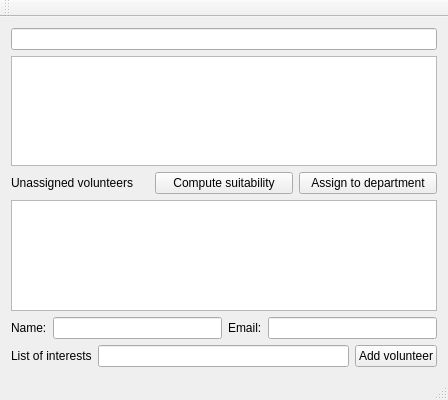
<?xml version="1.0" encoding="UTF-8"?>
<ui version="4.0">
 <class>VolunteeringAppClass</class>
 <widget class="QMainWindow" name="VolunteeringAppClass">
  <property name="geometry">
   <rect>
    <x>0</x>
    <y>0</y>
    <width>448</width>
    <height>400</height>
   </rect>
  </property>
  <property name="windowTitle">
   <string>VolunteeringApp</string>
  </property>
  <widget class="QWidget" name="centralWidget">
   <layout class="QVBoxLayout" name="verticalLayout">
    <item>
     <widget class="QLineEdit" name="descriptionlineEdit"/>
    </item>
    <item>
     <widget class="QListWidget" name="volunteerslistWidget"/>
    </item>
    <item>
     <layout class="QHBoxLayout" name="horizontalLayout_3">
      <item>
       <widget class="QLabel" name="label">
        <property name="text">
         <string>Unassigned volunteers</string>
        </property>
       </widget>
      </item>
      <item>
       <widget class="QPushButton" name="suitabilitypushButton">
        <property name="text">
         <string>Compute suitability</string>
        </property>
       </widget>
      </item>
      <item>
       <widget class="QPushButton" name="assignpushButton">
        <property name="text">
         <string>Assign to department</string>
        </property>
       </widget>
      </item>
     </layout>
    </item>
    <item>
     <widget class="QListWidget" name="unassignedlistWidget"/>
    </item>
    <item>
     <layout class="QHBoxLayout" name="horizontalLayout">
      <item>
       <widget class="QLabel" name="label_2">
        <property name="text">
         <string>Name:</string>
        </property>
       </widget>
      </item>
      <item>
       <widget class="QLineEdit" name="namelineEdit"/>
      </item>
      <item>
       <widget class="QLabel" name="label_3">
        <property name="text">
         <string>Email:</string>
        </property>
       </widget>
      </item>
      <item>
       <widget class="QLineEdit" name="emaillineEdit"/>
      </item>
     </layout>
    </item>
    <item>
     <layout class="QHBoxLayout" name="horizontalLayout_2">
      <item>
       <widget class="QLabel" name="label_4">
        <property name="text">
         <string>List of interests</string>
        </property>
       </widget>
      </item>
      <item>
       <widget class="QLineEdit" name="interestslineEdit"/>
      </item>
      <item>
       <widget class="QPushButton" name="addVolunteerpushButton">
        <property name="text">
         <string>Add volunteer</string>
        </property>
       </widget>
      </item>
     </layout>
    </item>
   </layout>
  </widget>
  <widget class="QMenuBar" name="menuBar">
   <property name="geometry">
    <rect>
     <x>0</x>
     <y>0</y>
     <width>448</width>
     <height>21</height>
    </rect>
   </property>
  </widget>
  <widget class="QToolBar" name="mainToolBar">
   <attribute name="toolBarArea">
    <enum>TopToolBarArea</enum>
   </attribute>
   <attribute name="toolBarBreak">
    <bool>false</bool>
   </attribute>
  </widget>
  <widget class="QStatusBar" name="statusBar"/>
 </widget>
 <layoutdefault spacing="6" margin="11"/>
 <resources>
  <include location="VolunteeringApp.qrc"/>
 </resources>
 <connections/>
</ui>
